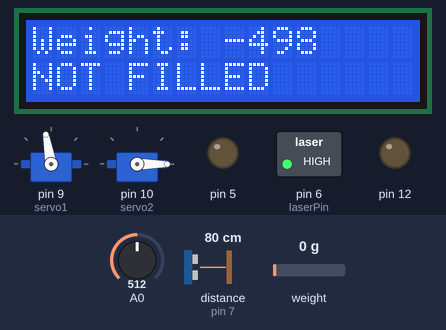
This sketch was run on a simulated Arduino Leonardo, built with avr-gcc and run on an emulated ATmega32U4. Shown: 2 × servo, 16×2 character LCD, switched loads named in the sketch (green lamp = pin HIGH), output pins drawn as LEDs (lit = HIGH). Wiring (inferred from the names in the program): ultrasonic range finder: trigger pin 8; echo pin 7. The test bench sets the inputs (shaded band); at power-on: distance to the obstacle (sensor on pin 7) 80 cm, weight on the scale 0 g, A0 = 512. The echo pulse lasts 58.3 µs per cm; pins used as bus, display or sensor lines are not drawn; what the sketch prints to the serial monitor is not drawn.

Above: at 1.2 s.
1.3 s: distance to the obstacle (sensor on pin 7) set to 23 cm
2.8 s: distance to the obstacle (sensor on pin 7) set to 18 cm
At 5.2 s:
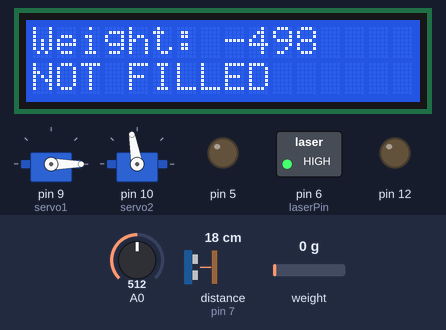
5.5 s: weight on the scale set to 100 g
At 5.9 s:
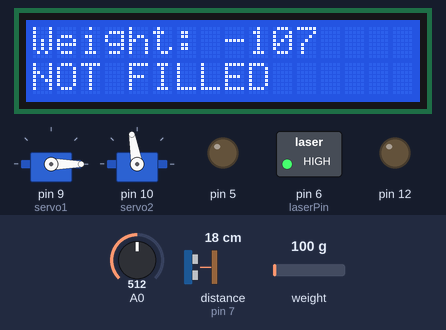
7.1 s: weight on the scale set to 1250 g
At 7.9 s:
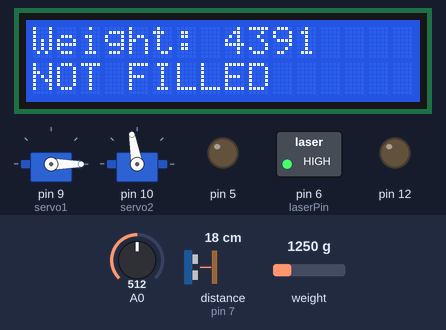
8.7 s: weight on the scale set to 2500 g
At 10.1 s:
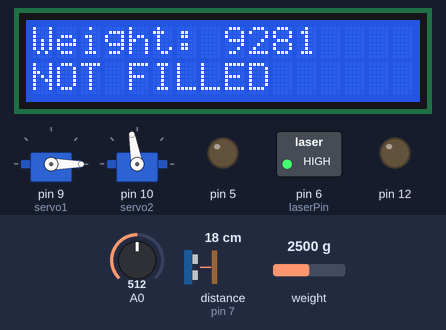
Timing chart, 0 to 11.2 s (numbered marks = the images above; inputs shaded):
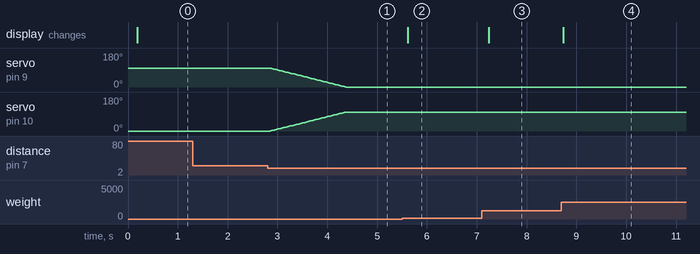

The sketch:

sketch_oct3a.ino
```cpp
#include <Mouse.h>
#include <Servo.h>
#include <LiquidCrystal_I2C.h>
LiquidCrystal_I2C lcd(0x27, 16, 2);
Servo servo1;
Servo servo2;
int laserPin = 6;
const int trigpin= 8;
const int echopin= 7;
long duration;
int distance;
int pos=100;
int pos2=0;
#include "HX711.h"
unsigned long previousMillis = 0;        // will store last time LED was updated
const long interval = 1000;
const int LOADCELL_DOUT_PIN = 3;
const int LOADCELL_SCK_PIN = 2;

HX711 scale;

void setup(){
  pinMode(12, OUTPUT);
  pinMode(5,OUTPUT);
  pinMode(trigpin,OUTPUT);
  pinMode(echopin,INPUT);
  servo1.attach(9);
  servo2.attach(10);
  Serial.begin(9600);
  servo1.write(pos);
  servo2.write(pos2);
  scale.begin(LOADCELL_DOUT_PIN, LOADCELL_SCK_PIN);
  lcd.init(); // initialize the lcd
  lcd.backlight();
  pinMode(laserPin, OUTPUT);
  digitalWrite(laserPin, HIGH);
     // move cursor to   (0, 0)
}
long int weight=0;
bool block=false;
char state="N";
void loop(){
  // if (scale.is_ready()) {
    long reading = scale.read();
    weight=map(reading,53520,107200,0,500);
if (weight>300){
      if(analogRead(A0)>700){
        if(pos>0){
          state="Y";
digitalWrite(12,HIGH);
digitalWrite(5,HIGH);
        }
 else{
   state="Y";
   digitalWrite(12,LOW);
  digitalWrite(5,LOW);
 }
      }
 else{
   state="N";
   digitalWrite(12,LOW);
  digitalWrite(5,LOW);
 }
}
else{
  state="N";
  digitalWrite(12,LOW);
  digitalWrite(5,LOW);
}
    lcd.setCursor(0, 0);
    lcd.print("Weight: ");
    lcd.print(weight);
    lcd.setCursor(0, 1);
if(state=="Y"){
   lcd.print("FILLED");
}
else{
lcd.print("NOT FILLED");
}
    Serial.print("weight: ");
    Serial.println(weight);
  // }
  // else {
  //   Serial.println("HX711 not found.");
  // }
  digitalWrite(trigpin,HIGH);
  delayMicroseconds(10);
  digitalWrite(trigpin,LOW);
  duration=pulseIn(echopin,HIGH);
  distance = duration*0.034/2;
  Serial.println(analogRead(A0));
  if (distance<20){
    if(pos>0){
 for (pos = 100; pos >= 0; pos -= 1) {
   pos2=(pos-100)*-1;
    servo1.write(pos);
    servo2.write(pos2) ;
    delay(15);
  }
}

  }
else{

  if(pos<100){
   delay(5000);
  for (pos = 0; pos <= 100; pos += 1) {
    pos2=(pos-100)*-1;
    servo1.write(pos);
    servo2.write(pos2);
    delay(15);
  }
  }
}
}
```

Measured:
- the behaviour switches between 21 and 20 cm on distance to the obstacle (sensor on pin 7) (found by bisection; images 0 and 1)
- after the input at 1.3 s, every drawn part: stays the same
- after the input at 2.8 s, servo on pin 9 (servo1): moves from 100° to 0° over 1.5 s, starting after 0.06 s; servo on pin 10 (servo2): moves from 0° to 100° over 1.5 s, starting after 0.06 s
- after the input at 5.5 s, the display: changes after 0.12 s (image 2)
- after the input at 7.1 s, the display: changes after 0.14 s (image 3)
- after the input at 8.7 s, the display: changes at once (image 4)
